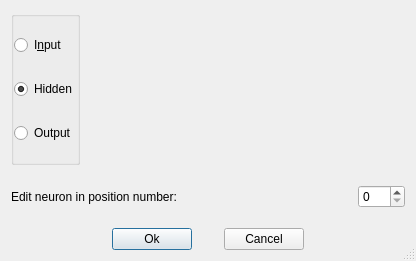
<?xml version="1.0" encoding="UTF-8"?>
<ui version="4.0">
 <class>editNeuronDialog</class>
 <widget class="QDialog" name="editNeuronDialog">
  <property name="geometry">
   <rect>
    <x>0</x>
    <y>0</y>
    <width>416</width>
    <height>261</height>
   </rect>
  </property>
  <property name="windowTitle">
   <string>Edit Neuron</string>
  </property>
  <property name="sizeGripEnabled">
   <bool>true</bool>
  </property>
  <layout class="QVBoxLayout">
   <property name="spacing">
    <number>20</number>
   </property>
   <item>
    <layout class="QHBoxLayout">
     <property name="leftMargin">
      <number>0</number>
     </property>
     <property name="topMargin">
      <number>0</number>
     </property>
     <property name="rightMargin">
      <number>0</number>
     </property>
     <property name="bottomMargin">
      <number>0</number>
     </property>
     <item>
      <widget class="QGroupBox" name="groupBoxLayer">
       <layout class="QVBoxLayout">
        <property name="leftMargin">
         <number>0</number>
        </property>
        <property name="topMargin">
         <number>0</number>
        </property>
        <property name="rightMargin">
         <number>0</number>
        </property>
        <property name="bottomMargin">
         <number>0</number>
        </property>
        <item>
         <widget class="QRadioButton" name="radioLayerInput">
          <property name="text">
           <string>I&amp;nput</string>
          </property>
         </widget>
        </item>
        <item>
         <widget class="QRadioButton" name="radioLayerHidden">
          <property name="text">
           <string>Hidden</string>
          </property>
          <property name="checked">
           <bool>true</bool>
          </property>
         </widget>
        </item>
        <item>
         <widget class="QRadioButton" name="radioLayerOutput">
          <property name="text">
           <string>Output</string>
          </property>
         </widget>
        </item>
       </layout>
      </widget>
     </item>
     <item>
      <spacer name="spacer4">
       <property name="orientation">
        <enum>Qt::Horizontal</enum>
       </property>
       <property name="sizeType">
        <enum>QSizePolicy::Expanding</enum>
       </property>
       <property name="sizeHint" stdset="0">
        <size>
         <width>40</width>
         <height>20</height>
        </size>
       </property>
      </spacer>
     </item>
    </layout>
   </item>
   <item>
    <layout class="QHBoxLayout">
     <property name="leftMargin">
      <number>0</number>
     </property>
     <property name="topMargin">
      <number>0</number>
     </property>
     <property name="rightMargin">
      <number>0</number>
     </property>
     <property name="bottomMargin">
      <number>0</number>
     </property>
     <item>
      <widget class="QLabel" name="editNeuronLabel">
       <property name="text">
        <string>Edit neuron in position number:</string>
       </property>
       <property name="wordWrap">
        <bool>false</bool>
       </property>
      </widget>
     </item>
     <item>
      <spacer name="spacer1">
       <property name="orientation">
        <enum>Qt::Horizontal</enum>
       </property>
       <property name="sizeType">
        <enum>QSizePolicy::Expanding</enum>
       </property>
       <property name="sizeHint" stdset="0">
        <size>
         <width>40</width>
         <height>20</height>
        </size>
       </property>
      </spacer>
     </item>
     <item>
      <widget class="QSpinBox" name="SpinBox1">
       <property name="minimum">
        <number>0</number>
       </property>
       <property name="maximum">
        <number>999</number>
       </property>
       <property name="value">
        <number>0</number>
       </property>
      </widget>
     </item>
    </layout>
   </item>
   <item>
    <layout class="QHBoxLayout">
     <property name="spacing">
      <number>32</number>
     </property>
     <property name="leftMargin">
      <number>0</number>
     </property>
     <property name="topMargin">
      <number>0</number>
     </property>
     <property name="rightMargin">
      <number>0</number>
     </property>
     <property name="bottomMargin">
      <number>0</number>
     </property>
     <item>
      <spacer name="spacer2">
       <property name="orientation">
        <enum>Qt::Horizontal</enum>
       </property>
       <property name="sizeType">
        <enum>QSizePolicy::Expanding</enum>
       </property>
       <property name="sizeHint" stdset="0">
        <size>
         <width>40</width>
         <height>20</height>
        </size>
       </property>
      </spacer>
     </item>
     <item>
      <widget class="QPushButton" name="buttonEditNeuronOK">
       <property name="text">
        <string>Ok</string>
       </property>
      </widget>
     </item>
     <item>
      <widget class="QPushButton" name="buttonEditNeuronCancel">
       <property name="font">
        <font/>
       </property>
       <property name="text">
        <string>Cancel</string>
       </property>
      </widget>
     </item>
     <item>
      <spacer name="spacer2_2">
       <property name="orientation">
        <enum>Qt::Horizontal</enum>
       </property>
       <property name="sizeType">
        <enum>QSizePolicy::Expanding</enum>
       </property>
       <property name="sizeHint" stdset="0">
        <size>
         <width>40</width>
         <height>20</height>
        </size>
       </property>
      </spacer>
     </item>
    </layout>
   </item>
  </layout>
 </widget>
 <layoutdefault spacing="6" margin="11"/>
 
 <tabstops>
  <tabstop>radioLayerHidden</tabstop>
  <tabstop>SpinBox1</tabstop>
  <tabstop>buttonEditNeuronOK</tabstop>
  <tabstop>buttonEditNeuronCancel</tabstop>
 </tabstops>
 <resources/>
 <connections/>
</ui>
